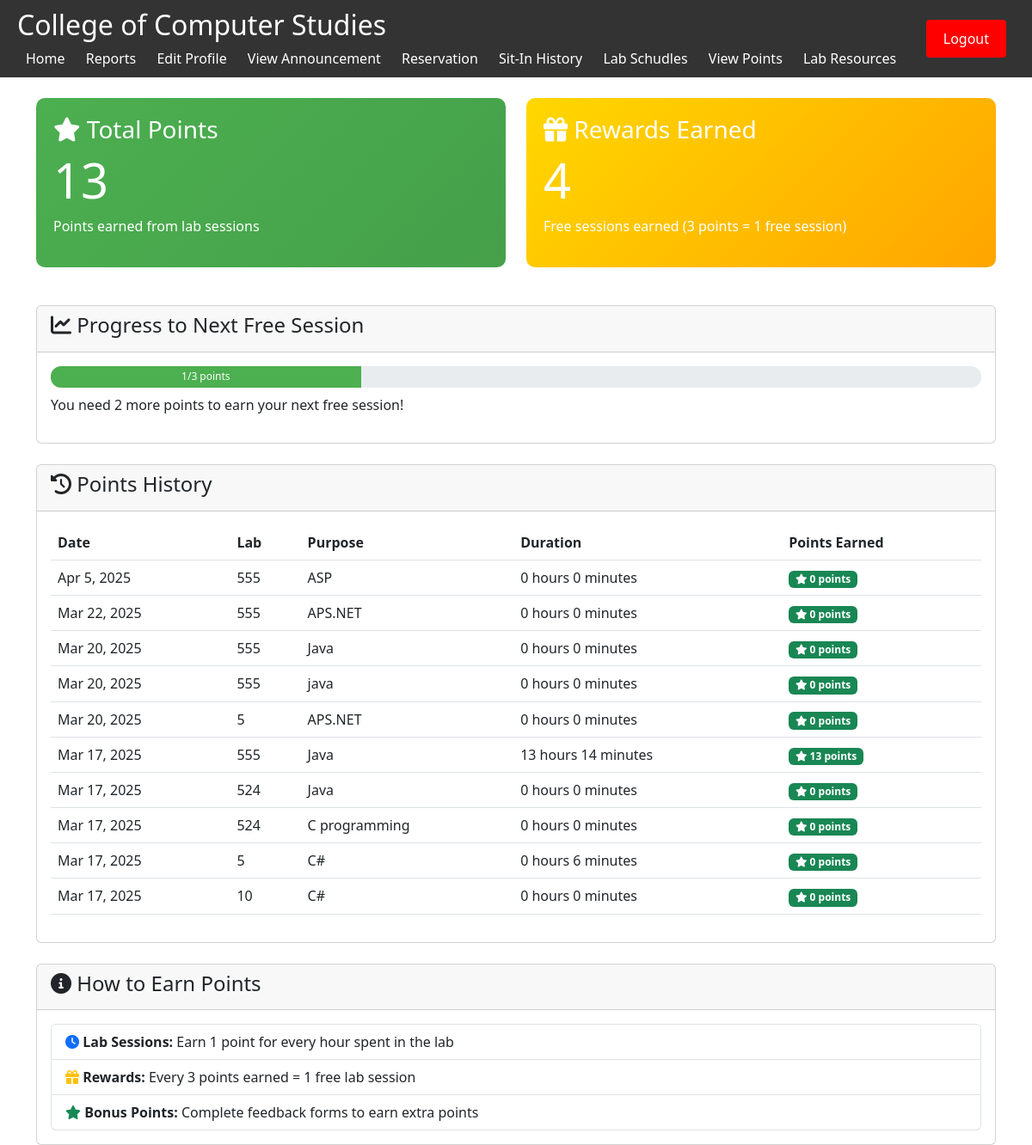
/view_points.php (signed in), run on the app's committed database.
### tables this page shows
CREATE TABLE `sit_in_history` (
  `id` int(11) NOT NULL,
  `user_id` varchar(50) NOT NULL,
  `purpose` varchar(255) NOT NULL,
  `lab` varchar(255) NOT NULL,
  `session_start` datetime NOT NULL,
  `session_end` datetime DEFAULT NULL,
  `date_time` datetime DEFAULT NULL,
  `status` enum('pending','accepted','declined') DEFAULT 'pending'
);

### view_points.php (the view, shortened to what this page needs)
<?php
include 'db_connect.php';
$student_id = $_SESSION['user_info']['idno'];
$sessions = $conn->query("SELECT * FROM sit_in_history
                         WHERE user_id = '$student_id'
                         AND session_end IS NOT NULL
                         ORDER BY session_start DESC");
$total_points = 0;
$session_points = [];
while ($session = $sessions->fetch_assoc()) {
    $start = new DateTime($session['session_start']);
    $end = new DateTime($session['session_end']);
    $hours = $start->diff($end)->h;
    $points = $hours;
    $total_points += $points;
    $session_points[] = [
        'date' => $session['session_start'],
        'lab' => $session['lab'],
        'purpose' => $session['purpose'],
        'duration' => $start->diff($end)->format('%h hours %i minutes'),
        'points' => $points
    ];
}
$free_sessions_earned = floor($total_points / 3);
$points_towards_next = $total_points % 3;
?>
<!DOCTYPE html>
<html>
<head>
    <link href="https://cdn.jsdelivr.net/npm/bootstrap@5.3.0/dist/css/bootstrap.min.css" rel="stylesheet">
    <link rel="stylesheet" href="https://cdnjs.cloudflare.com/ajax/libs/font-awesome/6.0.0/css/all.min.css">
</head>
<body>
<div class="header">
    <div>
        <h2>College of Computer Studies</h2>
        <a href="home.php">Home</a>
            <a href="reports.php">Reports</a>
            <a href="editprofile.php">Edit Profile</a>
            <a href="view_announcements.php">View Announcement</a>
            <a href="reservation.php">Reservation</a>
            <a href="sitin.php">Sit-In History</a>
            <a href="lab_schedule_student.php">Lab Schudles</a>
            <a href="view_points.php">View Points</a>
            <a href="lab_student.php">Lab Resources</a>
    </div>
    <a href="logout.php" class="logout-btn">Logout</a>
</div>
<div class="container mt-4">
    <div class="row mb-4">
        <div class="col-md-6">
            <div class="points-card">
                <h3><i class="fas fa-star"></i> Total Points</h3>
                <h2 class="display-4"><?= $total_points ?></h2>
                <p>Points earned from lab sessions</p>
            </div>
        </div>
        <div class="col-md-6">
            <div class="rewards-card">
                <h3><i class="fas fa-gift"></i> Rewards Earned</h3>
                <h2 class="display-4"><?= $free_sessions_earned ?></h2>
                <p>Free sessions earned (3 points = 1 free session)</p>
            </div>
        </div>
    </div>
    <div class="card mb-4">
        <div class="card-header">
            <h4><i class="fas fa-chart-line"></i> Progress to Next Free Session</h4>
        </div>
        <div class="card-body">
            <div class="progress">
                <div class="progress-bar" role="progressbar"
                     style="width: <?= ($points_towards_next / 3) * 100 ?>%"
                     aria-valuenow="<?= $points_towards_next ?>"
                     aria-valuemin="0"
                     aria-valuemax="3">
                    <?= $points_towards_next ?>/3 points
                </div>
            </div>
            <p class="mt-2">
                <?php if ($points_towards_next > 0): ?>
                    You need <?= 3 - $points_towards_next ?> more points to earn your next free session!
                <?php else: ?>
                    You've earned a free session! Keep going to earn more!
                <?php endif; ?>
            </p>
        </div>
    </div>
    <div class="card">
        <div class="card-header">
            <h4><i class="fas fa-history"></i> Points History</h4>
        </div>
        <div class="card-body">
            <?php if (!empty($session_points)): ?>
                <div class="table-responsive">
                    <table class="table">
                        <thead>
                            <tr>
                                <th>Date</th>
                                <th>Lab</th>
                                <th>Purpose</th>
                                <th>Duration</th>
                                <th>Points Earned</th>
                            </tr>
                        </thead>
                        <tbody>
                            <?php foreach ($session_points as $session): ?>
                                <tr class="session-row">
                                    <td><?= date('M j, Y', strtotime($session['date'])) ?></td>
                                    <td><?= htmlspecialchars($session['lab']) ?></td>
                                    <td><?= htmlspecialchars($session['purpose']) ?></td>
                                    <td><?= $session['duration'] ?></td>
                                    <td>
                                        <span class="badge bg-success">
                                            <i class="fas fa-star"></i> <?= $session['points'] ?> points
                                        </span>
                                    </td>
                                </tr>
                            <?php endforeach; ?>
                        </tbody>
                    </table>
                </div>
            <?php else: ?>
                <p class="text-muted">No points history available yet.</p>
            <?php endif; ?>
        </div>
    </div>
    <div class="card mt-4">
        <div class="card-header">
            <h4><i class="fas fa-info-circle"></i> How to Earn Points</h4>
        </div>
        <div class="card-body">
            <ul class="list-group">
                <li class="list-group-item">
                    <i class="fas fa-clock text-primary"></i>
                    <strong>Lab Sessions:</strong> Earn 1 point for every hour spent in the lab
                </li>
                <li class="list-group-item">
                    <i class="fas fa-gift text-warning"></i>
                    <strong>Rewards:</strong> Every 3 points earned = 1 free lab session
                </li>
                <li class="list-group-item">
                    <i class="fas fa-star text-success"></i>
                    <strong>Bonus Points:</strong> Complete feedback forms to earn extra points
                </li>
            </ul>
        </div>
    </div>
</div>
</body>
</html>

### view_points.php (style rules this page uses)
.header { background-color: #333; color: white; padding: 10px 20px; display: flex; justify-content: space-between; align-items: center; }
.header a { color: white; text-decoration: none; margin: 0 10px; }
.logout-btn { display: inline-block; padding: 10px 20px; background: red; color: white; text-decoration: none; border-radius: 4px; }
.points-card { background: linear-gradient(135deg, #4CAF50, #45a049); color: white; border-radius: 10px; padding: 20px; margin-bottom: 20px; }
.rewards-card { background: linear-gradient(135deg, #FFD700, #FFA500); color: white; border-radius: 10px; padding: 20px; margin-bottom: 20px; }
.progress { height: 25px; border-radius: 12px; }
.progress-bar { background-color: #4CAF50; }

### data on the page
sit_in_history: session_start "Apr 5, 2025", lab "555", purpose "ASP", duration "0 hours 0 minutes", points "0"
sit_in_history: session_start "Mar 22, 2025", lab "555", purpose "APS.NET", duration "0 hours 0 minutes", points "0"
sit_in_history: session_start "Mar 20, 2025", lab "555", purpose "Java", duration "0 hours 0 minutes", points "0"
sit_in_history: session_start "Mar 20, 2025", lab "555", purpose "java", duration "0 hours 0 minutes", points "0"
sit_in_history: session_start "Mar 20, 2025", lab "5", purpose "APS.NET", duration "0 hours 0 minutes", points "0"
sit_in_history: session_start "Mar 17, 2025", lab "555", purpose "Java", duration "13 hours 14 minutes", points "13"
sit_in_history: session_start "Mar 17, 2025", lab "524", purpose "Java", duration "0 hours 0 minutes", points "0"
sit_in_history: session_start "Mar 17, 2025", lab "524", purpose "C programming", duration "0 hours 0 minutes", points "0"
sit_in_history: session_start "Mar 17, 2025", lab "5", purpose "C#", duration "0 hours 6 minutes", points "0"
sit_in_history: session_start "Mar 17, 2025", lab "10", purpose "C#", duration "0 hours 0 minutes", points "0"

### other printed values
$total_points "13"
$free_sessions_earned "4"
$points_towards_next "1"
3 - $points_towards_next "2"
